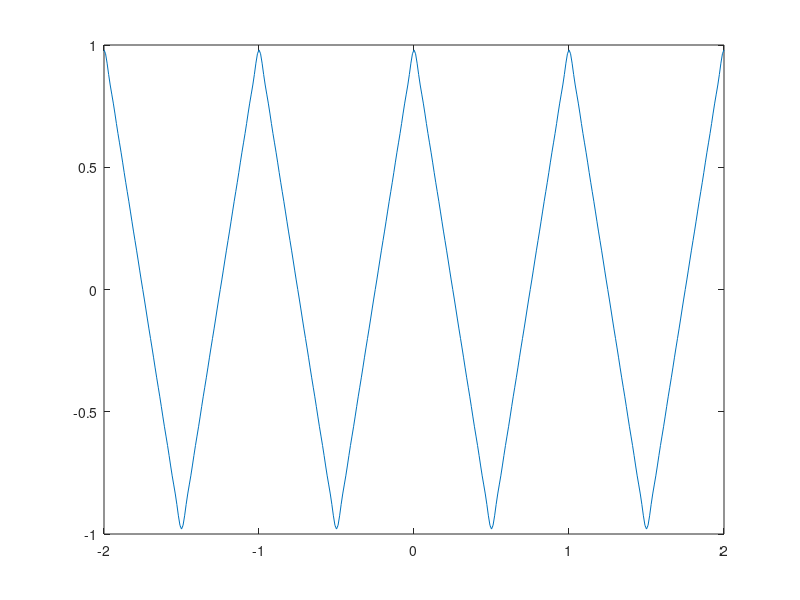

Write MATLAB code to recreate this figure. (Note: this script raises an error after producing the figure.)
## 1.B.II Graficar 
  x_t=0; 
  t=[-2:1/100:2];
  for k=-19:2:19
     x_t=x_t + (2*(2-(2*(-1^k)))/(2*(pi^2)*(k^2)))*exp(1i*k*(2*pi)*t); 
  end
  plot(t,x_t)
  
## 1.B.III Sonar a 210hz
  x_t=0; 
  fs=8000;
  t=[0:1:2*fs];
  fo=210;
  c_k=0;
  for k=1:2:19
     c_k=(2*(2-(2*(-1^k)))/(2*(pi^2)*(k^2)));
     x_t=x_t + c_k(k) *exp(1i*k*((2*pi*fo)/fs)*t);
  end
  plot(t,x_t)
  soundsc(real(x_t),fs)
## 1.A.IV Sonar a 420hz
x_t=0; 
  fs=8000;
  t=[0:1:2*fs];
  fo=420;
  c_k=0;
  for k=1:2:19
     c_k(k)=(2*(2-(2*(-1^k)))/(2*(pi^2)*(k^2)));
     x_t=x_t + c_k(k) *exp(1i*k*((2*pi*fo)/fs)*t);
  end
  plot(t,x_t)
  soundsc(real(x_t),fs)